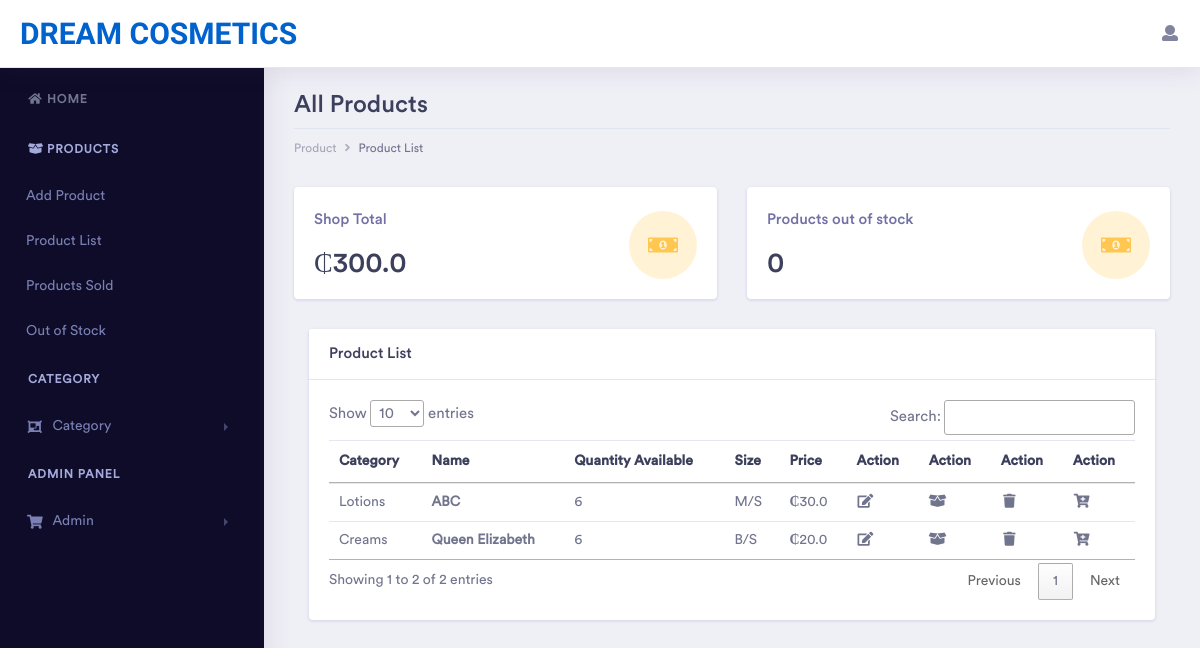
The page /product_list (signed in) on the database as committed earlier.
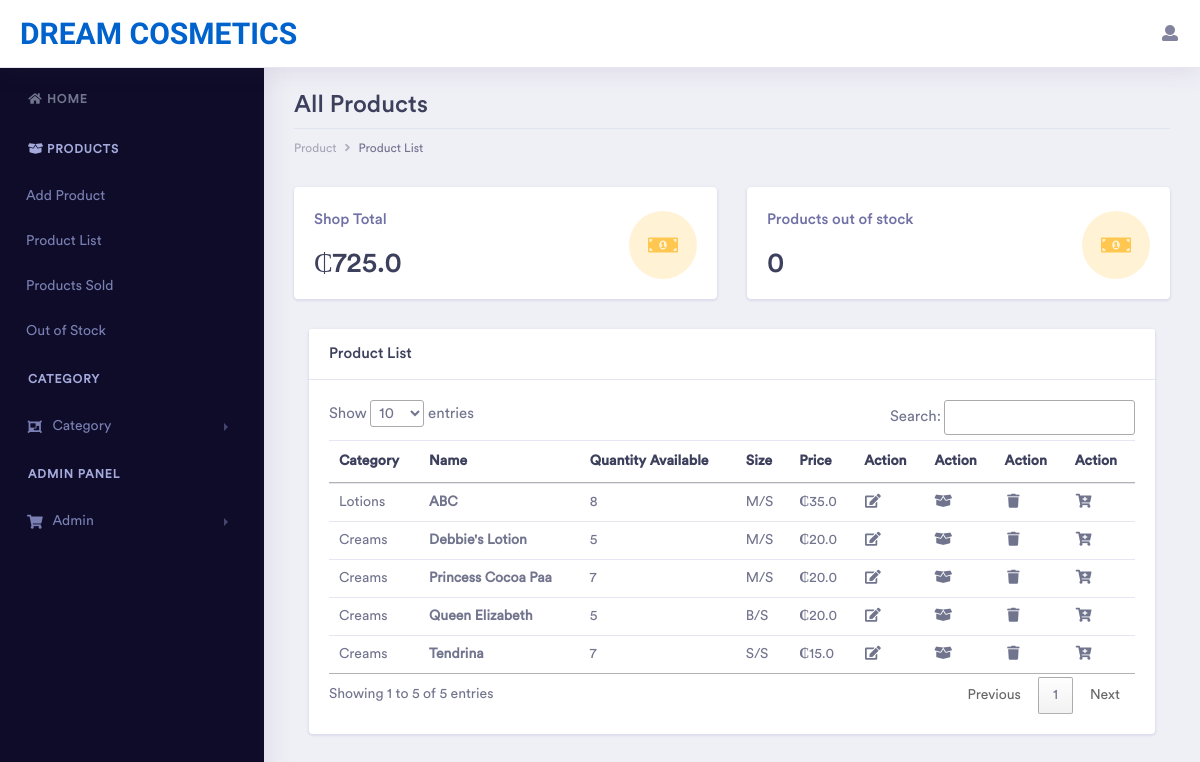
The same page on the database as committed later.
### pos_app/models.py (models this page shows, shortened)
class Product(models.Model):
    user = models.ForeignKey(CustomUser, on_delete=models.CASCADE)
    category = models.ForeignKey(Category, on_delete=models.CASCADE)
    domain = models.CharField(max_length=250, null=False, blank=False)
    name = models.CharField(max_length=250, null=False, blank=False)
    price = models.FloatField(null=False, blank=False)
    quantity_available = models.PositiveIntegerField(null=False, blank=False)
    choices = (
        ("S/S", "S/S"),
        ("Q/S", "Q/S"),
        ("M/S", "M/S"),
        ("B/S", "B/S")
    )
    size = models.CharField(max_length=100, choices=choices)
    date_added = models.DateTimeField(auto_now_add=True)

class Category(models.Model):
    user = models.ForeignKey(CustomUser, on_delete=models.CASCADE)
    name = models.CharField(max_length=250, null=False, blank=False)
    domain = models.CharField(max_length=250, null=False, blank=False)
    description = models.CharField(max_length=250, null=True)
    status = models.BooleanField(default=1)
    date_added = models.DateTimeField(auto_now_add=True)
    def __str__(self):
        return self.name

### pos_app/views.py (the view)
# urls.py: path('product_list', views.product_list, name='product_list'),
@login_required(login_url='login')
def product_list(request):
    user = models.CustomUser.objects.get(id=request.user.id)
    shop = models.StoreInfo.objects.get(domain=user.domain)
    shop_name = shop.name
    all_products = models.Product.objects.filter(domain=shop.domain).order_by('name')
    total = 0
    out_of_stock_count = 0
    for prod in all_products:
        total += prod.quantity_available * prod.price
        if prod.quantity_available == 0:
            out_of_stock_count += 1
    context = {'products': all_products, 'shop_total': total, 'out': out_of_stock_count, 'shop_name': shop_name}
    return render(request, "layouts/product_list.html", context=context)

### pos_app/templates/layouts/product_list.html (shortened to what the changed rows need)
{% extends 'base.html' %}
{% block content %}
        <div class="dashboard-main-wrapper">
            <div class="dashboard-wrapper">
                <div class="dashboard-ecommerce">
                    <div class="container-fluid dashboard-content ">
                        <div class="row">
                            <div class="col-xl-12 col-lg-12 col-md-12 col-sm-12 col-12">
                                <div class="page-header">
                                    <h2 class="pageheader-title">All Products</h2>
                                </div>
                            </div>
                        </div>
                        <div class="row">
                            <div class="col-xl-6 col-lg-6 col-md-6 col-sm-12 col-12">
                                <div class="card">
                                    <div class="card-body">
                                        <div class="d-inline-block">
                                            <h5 class="text-muted">Shop Total</h5>
                                            <h2 class="mb-0">₵{{ shop_total }}</h2>
                                        </div>
                                    </div>
                                </div>
                            </div>
                            <div class="col-xl-6 col-lg-6 col-md-6 col-sm-12 col-12">
                                <div class="card">
                                    <div class="card-body">
                                        <div class="d-inline-block">
                                            <h2 class="mb-0">{{ out }}</h2>
                                        </div>
                                    </div>
                                </div>
                            </div>
                        </div>
                        <div class="col-xl-12 col-lg-12 col-md-12 col-sm-12 col-12">
                            <div class="card">
                                <div class="card-body">
                                    <div class="table-responsive">
                                        <table class="table" id="myTable">
                                            <thead>
                                                <tr>
                                                    <th>Category</th>
                                                    <th>Name</th>
                                                    <th>Quantity Available</th>
                                                    <th>Size</th>
                                                    <th>Price</th>
                                                    <th>Action</th>
                                                    <th>Action</th>
                                                    <th>Action</th>
                                                    <th>Action</th>
                                                </tr>
                                            </thead>
                                            <tbody>
                                                {% if products %}
                                                    {% for product in products %}
                                                        <tr>
                                                            <td>{{ product.category }}</td>
                                                            <td class="font-bold">{{ product.name }}</td>
                                                            {% if product.quantity_available == 0 %}
                                                                <td><small class="badge badge-danger">Out of stock</small></td>
                                                            {% else %}
                                                                <td>{{ product.quantity_available }}</td>
                                                            {% endif %}
                                                            <td>{{ product.size }}</td>
                                                            <td><span class="font-weight-bold">₵</span>{{ product.price }}</td>
                                                            <td><a href="{% url 'edit_product' pk=product.id %}"><i class="fa fa-fw fa-edit"></i></a></td>
                                                            <td><a href="{% url 'restock_product' pk=product.id %}"><i class="fa fa-fw fa-box-open"></i></a></td>
                                                            <td><a href="{% url 'delete_product' pk=product.id %}"><i class="fa fa-fw fa-trash"></i></a></td>
                                                            <td><i class="fa fa-fw fa-cart-plus addToCart"></i></td>
                                                        </tr>
                                                    {% endfor %}
                                                {% else %}
                                                    <p>No products available yet</p>
                                                {% endif %}
                                            </tbody>
                                        </table>
                                    </div>
                                </div>
                            </div>
                        </div>
                    </div>
                </div>
            </div>
        </div>
{% endblock %}

Rows that differ between the two databases and show on the page:
changed Product "ABC": quantity_available "6" → "8"; price "30.0" → "35.0"
added Product: category "Creams", name "Debbie's Lotion", quantity_available "5", size "M/S", price "20.0"
added Product: category "Creams", name "Princess Cocoa Paa", quantity_available "7", size "M/S", price "20.0"
changed Product "Queen Elizabeth": quantity_available "6" → "5"
added Product: category "Creams", name "Tendrina", quantity_available "7", size "S/S", price "15.0"
Other text that changed with them:
{{ shop_total }}: "300.0" → "725.0"
text written by a page script: "Show entries Search: Showing 1 to 2 of 2 entries Previous 1 Next" → "Show entries Search: Showing 1 to 5 of 5 entries Previous 1 Next"
